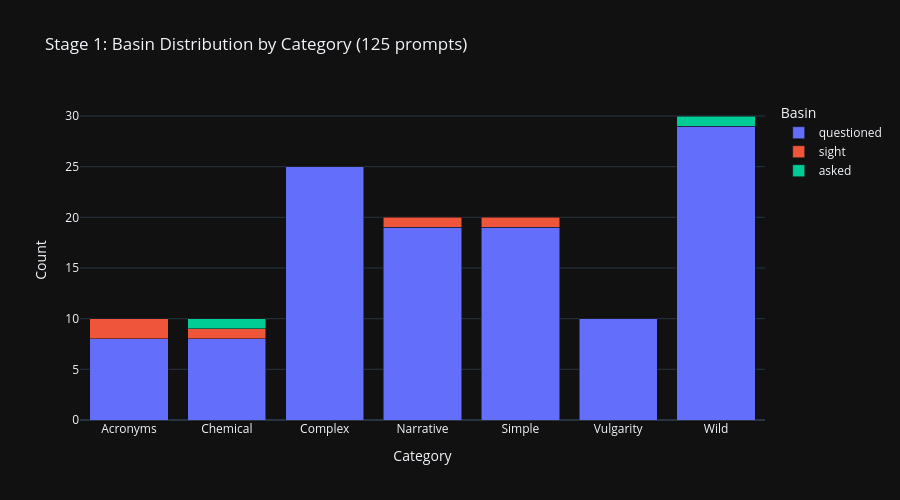

The cell this chart's notebook holds for it:
### Markdown cell above
### 5f. Basin Distribution Chart

### Code cell
# ============================================================
# VIS 5f: BASIN DISTRIBUTION BAR CHART
# ============================================================

basin_data = []
for label, snapshots in all_results.items():
    terminal = snapshots[-1]['top_tokens'][0][0].strip()
    category = CATEGORY_MAP.get(label, 'Unknown')
    if terminal == 'prolet':
        basin = 'prolet'
    elif terminal == 'Divine':
        basin = 'Divine'
    else:
        basin = terminal
    basin_data.append({'Prompt': label, 'Category': category, 'Basin': basin})

basin_df = pd.DataFrame(basin_data)
basin_summary = basin_df.groupby(['Category', 'Basin']).size().reset_index(name='Count')

fig_basin = px.bar(
    basin_summary, x='Category', y='Count', color='Basin',
    title=f"Stage 1: Basin Distribution by Category ({len(all_results)} prompts)",
    barmode='stack'
)
fig_basin.update_layout(template="plotly_dark", height=500, width=900)
fig_basin.show()
fig_basin.write_image(os.path.join(OUTPUT_DIR, 'basin_distribution.png'), scale=2)
print(f"[SAVED] {OUTPUT_DIR}/basin_distribution.png")

### Figure 1 — Plotly figure (JSON) as saved in the notebook; plotly's stock layout.template omitted (floating-point values rounded to 4 significant figures)
{"data": [{"hovertemplate": "Basin=questioned<br>Category=%{x}<br>Count=%{y}<extra></extra>", "legendgroup": "questioned", "marker": {"color": "#636efa", "pattern": {"shape": ""}}, "name": "questioned", "orientation": "v", "showlegend": true, "textposition": "auto", "type": "bar", "x": ["Acronyms", "Chemical", "Complex", "Narrative", "Simple", "Vulgarity", "Wild"], "xaxis": "x", "y": [8, 8, 25, 19, 19, 10, 29], "yaxis": "y"}, {"hovertemplate": "Basin=sight<br>Category=%{x}<br>Count=%{y}<extra></extra>", "legendgroup": "sight", "marker": {"color": "#EF553B", "pattern": {"shape": ""}}, "name": "sight", "orientation": "v", "showlegend": true, "textposition": "auto", "type": "bar", "x": ["Acronyms", "Chemical", "Narrative", "Simple"], "xaxis": "x", "y": [2, 1, 1, 1], "yaxis": "y"}, {"hovertemplate": "Basin=asked<br>Category=%{x}<br>Count=%{y}<extra></extra>", "legendgroup": "asked", "marker": {"color": "#00cc96", "pattern": {"shape": ""}}, "name": "asked", "orientation": "v", "showlegend": true, "textposition": "auto", "type": "bar", "x": ["Chemical", "Wild"], "xaxis": "x", "y": [1, 1], "yaxis": "y"}], "layout": {"barmode": "stack", "height": 500, "legend": {"title": {"text": "Basin"}, "tracegroupgap": 0}, "title": {"text": "Stage 1: Basin Distribution by Category (125 prompts)"}, "width": 900, "xaxis": {"anchor": "y", "domain": [0, 1], "title": {"text": "Category"}}, "yaxis": {"anchor": "x", "domain": [0, 1], "title": {"text": "Count"}}}}
